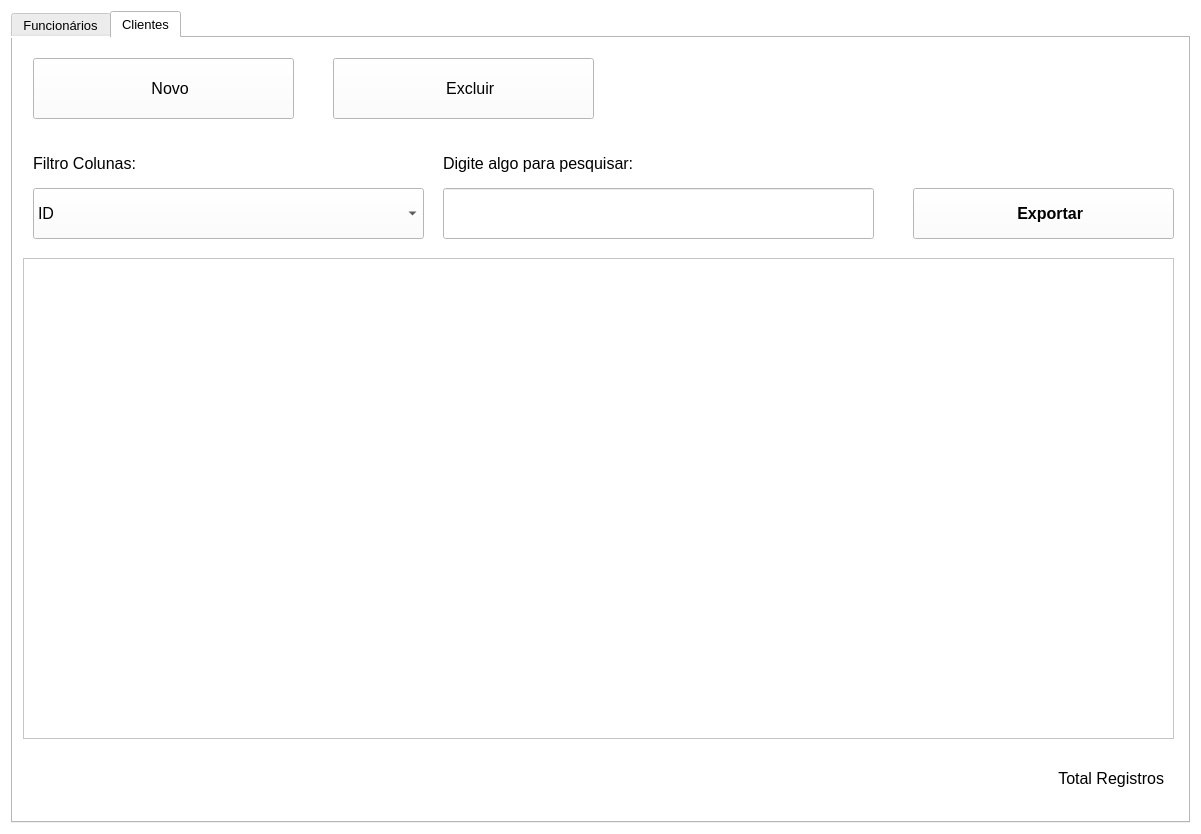
<?xml version="1.0" encoding="UTF-8"?>
<ui version="4.0">
 <class>TelaPrincipal</class>
 <widget class="QDialog" name="TelaPrincipal">
  <property name="geometry">
   <rect>
    <x>0</x>
    <y>0</y>
    <width>1201</width>
    <height>834</height>
   </rect>
  </property>
  <property name="windowTitle">
   <string>Tela Principal</string>
  </property>
  <property name="styleSheet">
   <string notr="true">background-color:rgb(255,255,255);
</string>
  </property>
  <layout class="QGridLayout" name="gridLayout">
   <item row="0" column="0" colspan="2">
    <widget class="QTabWidget" name="tabWidget">
     <property name="font">
      <font>
       <pointsize>10</pointsize>
      </font>
     </property>
     <property name="styleSheet">
      <string notr="true">background-color:rgb(255,255,255);
</string>
     </property>
     <property name="currentIndex">
      <number>1</number>
     </property>
     <widget class="QWidget" name="tab">
      <attribute name="title">
       <string>Funcionários</string>
      </attribute>
      <widget class="QTableWidget" name="tableWidgetFuncionario">
       <property name="geometry">
        <rect>
         <x>10</x>
         <y>230</y>
         <width>1151</width>
         <height>481</height>
        </rect>
       </property>
       <property name="font">
        <font/>
       </property>
      </widget>
      <widget class="QLineEdit" name="txtPesquisarFuncionario">
       <property name="geometry">
        <rect>
         <x>430</x>
         <y>160</y>
         <width>431</width>
         <height>51</height>
        </rect>
       </property>
       <property name="font">
        <font>
         <pointsize>12</pointsize>
        </font>
       </property>
       <property name="clearButtonEnabled">
        <bool>true</bool>
       </property>
      </widget>
      <widget class="QPushButton" name="btnExcluirFuncionario">
       <property name="geometry">
        <rect>
         <x>320</x>
         <y>30</y>
         <width>261</width>
         <height>61</height>
        </rect>
       </property>
       <property name="font">
        <font>
         <pointsize>12</pointsize>
        </font>
       </property>
       <property name="text">
        <string>   Excluir</string>
       </property>
       <property name="icon">
        <iconset resource="imagens.qrc">
         <normaloff>:/Imagens/Imagens/excluir.png</normaloff>:/Imagens/Imagens/excluir.png</iconset>
       </property>
      </widget>
      <widget class="QLabel" name="label">
       <property name="geometry">
        <rect>
         <x>430</x>
         <y>120</y>
         <width>281</width>
         <height>31</height>
        </rect>
       </property>
       <property name="font">
        <font>
         <pointsize>12</pointsize>
        </font>
       </property>
       <property name="text">
        <string>Digite algo para pesquisar:</string>
       </property>
      </widget>
      <widget class="QPushButton" name="btnCadastrarFuncionario">
       <property name="geometry">
        <rect>
         <x>20</x>
         <y>30</y>
         <width>261</width>
         <height>61</height>
        </rect>
       </property>
       <property name="font">
        <font>
         <pointsize>12</pointsize>
        </font>
       </property>
       <property name="text">
        <string>   Novo</string>
       </property>
       <property name="icon">
        <iconset resource="imagens.qrc">
         <normaloff>:/Imagens/Imagens/novo.png</normaloff>:/Imagens/Imagens/novo.png</iconset>
       </property>
      </widget>
      <widget class="QLabel" name="lblTotalSalario">
       <property name="geometry">
        <rect>
         <x>10</x>
         <y>730</y>
         <width>391</width>
         <height>41</height>
        </rect>
       </property>
       <property name="font">
        <font>
         <pointsize>12</pointsize>
        </font>
       </property>
       <property name="text">
        <string>Total Salário</string>
       </property>
      </widget>
      <widget class="QLabel" name="lblMaiorSalario">
       <property name="geometry">
        <rect>
         <x>470</x>
         <y>730</y>
         <width>391</width>
         <height>41</height>
        </rect>
       </property>
       <property name="font">
        <font>
         <pointsize>12</pointsize>
        </font>
       </property>
       <property name="text">
        <string>Maior Salário</string>
       </property>
      </widget>
      <widget class="QLabel" name="lblTotalRegistrosFuncionarios">
       <property name="geometry">
        <rect>
         <x>760</x>
         <y>730</y>
         <width>391</width>
         <height>41</height>
        </rect>
       </property>
       <property name="font">
        <font>
         <pointsize>12</pointsize>
        </font>
       </property>
       <property name="text">
        <string>&lt;html&gt;&lt;head/&gt;&lt;body&gt;&lt;p align=&quot;right&quot;&gt;Total Registros&lt;/p&gt;&lt;/body&gt;&lt;/html&gt;</string>
       </property>
       <property name="alignment">
        <set>Qt::AlignRight|Qt::AlignTrailing|Qt::AlignVCenter</set>
       </property>
      </widget>
      <widget class="QLabel" name="label_2">
       <property name="geometry">
        <rect>
         <x>20</x>
         <y>120</y>
         <width>281</width>
         <height>31</height>
        </rect>
       </property>
       <property name="font">
        <font>
         <pointsize>12</pointsize>
        </font>
       </property>
       <property name="text">
        <string>Filtro Colunas:</string>
       </property>
      </widget>
      <widget class="QComboBox" name="comboBoxColunaFiltro">
       <property name="geometry">
        <rect>
         <x>20</x>
         <y>160</y>
         <width>391</width>
         <height>51</height>
        </rect>
       </property>
       <property name="font">
        <font>
         <pointsize>12</pointsize>
        </font>
       </property>
       <item>
        <property name="text">
         <string>ID</string>
        </property>
       </item>
       <item>
        <property name="text">
         <string>CPF</string>
        </property>
       </item>
       <item>
        <property name="text">
         <string>Nome</string>
        </property>
       </item>
       <item>
        <property name="text">
         <string>Salário</string>
        </property>
       </item>
       <item>
        <property name="text">
         <string>Departamento</string>
        </property>
       </item>
       <item>
        <property name="text">
         <string>Data de Nascimento</string>
        </property>
       </item>
       <item>
        <property name="text">
         <string>Telefone</string>
        </property>
       </item>
       <item>
        <property name="text">
         <string>Email</string>
        </property>
       </item>
      </widget>
      <widget class="QPushButton" name="btnExportarExcelFuncionario">
       <property name="geometry">
        <rect>
         <x>900</x>
         <y>160</y>
         <width>261</width>
         <height>51</height>
        </rect>
       </property>
       <property name="font">
        <font>
         <pointsize>12</pointsize>
         <weight>75</weight>
         <bold>true</bold>
        </font>
       </property>
       <property name="styleSheet">
        <string notr="true"/>
       </property>
       <property name="text">
        <string>   Exportar</string>
       </property>
       <property name="icon">
        <iconset resource="imagens.qrc">
         <normaloff>:/Imagens/Imagens/excel.png</normaloff>:/Imagens/Imagens/excel.png</iconset>
       </property>
      </widget>
     </widget>
     <widget class="QWidget" name="tab_2">
      <attribute name="title">
       <string>Clientes</string>
      </attribute>
      <widget class="QLabel" name="label_3">
       <property name="geometry">
        <rect>
         <x>20</x>
         <y>110</y>
         <width>281</width>
         <height>31</height>
        </rect>
       </property>
       <property name="font">
        <font>
         <pointsize>12</pointsize>
        </font>
       </property>
       <property name="text">
        <string>Filtro Colunas:</string>
       </property>
      </widget>
      <widget class="QLineEdit" name="txtPesquisarCliente">
       <property name="geometry">
        <rect>
         <x>430</x>
         <y>150</y>
         <width>431</width>
         <height>51</height>
        </rect>
       </property>
       <property name="font">
        <font>
         <pointsize>12</pointsize>
        </font>
       </property>
       <property name="clearButtonEnabled">
        <bool>true</bool>
       </property>
      </widget>
      <widget class="QComboBox" name="comboBoxColunaFiltroCliente">
       <property name="geometry">
        <rect>
         <x>20</x>
         <y>150</y>
         <width>391</width>
         <height>51</height>
        </rect>
       </property>
       <property name="font">
        <font>
         <pointsize>12</pointsize>
        </font>
       </property>
       <item>
        <property name="text">
         <string>ID</string>
        </property>
       </item>
       <item>
        <property name="text">
         <string>CPF</string>
        </property>
       </item>
       <item>
        <property name="text">
         <string>Nome</string>
        </property>
       </item>
       <item>
        <property name="text">
         <string>Endereço</string>
        </property>
       </item>
       <item>
        <property name="text">
         <string>Data de Nascimento</string>
        </property>
       </item>
       <item>
        <property name="text">
         <string>Telefone</string>
        </property>
       </item>
       <item>
        <property name="text">
         <string>Email</string>
        </property>
       </item>
      </widget>
      <widget class="QPushButton" name="btnExcluirCliente">
       <property name="geometry">
        <rect>
         <x>320</x>
         <y>20</y>
         <width>261</width>
         <height>61</height>
        </rect>
       </property>
       <property name="font">
        <font>
         <pointsize>12</pointsize>
        </font>
       </property>
       <property name="text">
        <string>   Excluir</string>
       </property>
       <property name="icon">
        <iconset resource="imagens.qrc">
         <normaloff>:/Imagens/Imagens/excluir.png</normaloff>:/Imagens/Imagens/excluir.png</iconset>
       </property>
      </widget>
      <widget class="QPushButton" name="btnExportarExcelCliente">
       <property name="geometry">
        <rect>
         <x>900</x>
         <y>150</y>
         <width>261</width>
         <height>51</height>
        </rect>
       </property>
       <property name="font">
        <font>
         <pointsize>12</pointsize>
         <weight>75</weight>
         <bold>true</bold>
        </font>
       </property>
       <property name="styleSheet">
        <string notr="true"/>
       </property>
       <property name="text">
        <string>   Exportar</string>
       </property>
       <property name="icon">
        <iconset resource="imagens.qrc">
         <normaloff>:/Imagens/Imagens/excel.png</normaloff>:/Imagens/Imagens/excel.png</iconset>
       </property>
      </widget>
      <widget class="QLabel" name="lblTotalRegistrosClientes">
       <property name="geometry">
        <rect>
         <x>760</x>
         <y>720</y>
         <width>391</width>
         <height>41</height>
        </rect>
       </property>
       <property name="font">
        <font>
         <pointsize>12</pointsize>
        </font>
       </property>
       <property name="text">
        <string>&lt;html&gt;&lt;head/&gt;&lt;body&gt;&lt;p align=&quot;right&quot;&gt;Total Registros&lt;/p&gt;&lt;/body&gt;&lt;/html&gt;</string>
       </property>
       <property name="alignment">
        <set>Qt::AlignRight|Qt::AlignTrailing|Qt::AlignVCenter</set>
       </property>
      </widget>
      <widget class="QLabel" name="label_4">
       <property name="geometry">
        <rect>
         <x>430</x>
         <y>110</y>
         <width>281</width>
         <height>31</height>
        </rect>
       </property>
       <property name="font">
        <font>
         <pointsize>12</pointsize>
        </font>
       </property>
       <property name="text">
        <string>Digite algo para pesquisar:</string>
       </property>
      </widget>
      <widget class="QTableWidget" name="tableWidgetCliente">
       <property name="geometry">
        <rect>
         <x>10</x>
         <y>220</y>
         <width>1151</width>
         <height>481</height>
        </rect>
       </property>
       <property name="font">
        <font/>
       </property>
      </widget>
      <widget class="QPushButton" name="btnCadastrarCliente">
       <property name="geometry">
        <rect>
         <x>20</x>
         <y>20</y>
         <width>261</width>
         <height>61</height>
        </rect>
       </property>
       <property name="font">
        <font>
         <pointsize>12</pointsize>
        </font>
       </property>
       <property name="text">
        <string>   Novo</string>
       </property>
       <property name="icon">
        <iconset resource="imagens.qrc">
         <normaloff>:/Imagens/Imagens/novo.png</normaloff>:/Imagens/Imagens/novo.png</iconset>
       </property>
      </widget>
     </widget>
    </widget>
   </item>
  </layout>
 </widget>
 <resources>
  <include location="imagens.qrc"/>
 </resources>
 <connections/>
</ui>
